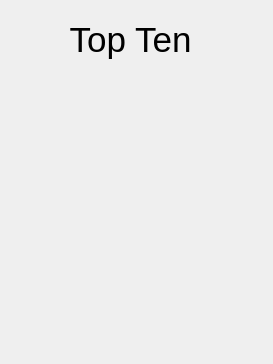
<?xml version="1.0" encoding="UTF-8"?>
<ui version="4.0">
 <class>TopTen</class>
 <widget class="QDialog" name="TopTen">
  <property name="geometry">
   <rect>
    <x>0</x>
    <y>0</y>
    <width>273</width>
    <height>364</height>
   </rect>
  </property>
  <property name="windowTitle">
   <string>Top Ten Scores</string>
  </property>
  <widget class="QLabel" name="label">
   <property name="geometry">
    <rect>
     <x>40</x>
     <y>20</y>
     <width>181</width>
     <height>41</height>
    </rect>
   </property>
   <property name="text">
    <string>&lt;!DOCTYPE HTML PUBLIC &quot;-//W3C//DTD HTML 4.0//EN&quot; &quot;http://www.w3.org/TR/REC-html40/strict.dtd&quot;&gt;
&lt;html&gt;&lt;head&gt;&lt;meta name=&quot;qrichtext&quot; content=&quot;1&quot; /&gt;&lt;style type=&quot;text/css&quot;&gt;
p, li { white-space: pre-wrap; }
&lt;/style&gt;&lt;/head&gt;&lt;body style=&quot; font-family:'Sans'; font-size:10pt; font-weight:400; font-style:normal;&quot;&gt;
&lt;p align=&quot;center&quot; style=&quot; margin-top:0px; margin-bottom:0px; margin-left:0px; margin-right:0px; -qt-block-indent:0; text-indent:0px;&quot;&gt;&lt;span style=&quot; font-size:26pt;&quot;&gt;Top Ten&lt;/span&gt;&lt;/p&gt;&lt;/body&gt;&lt;/html&gt;</string>
   </property>
  </widget>
  <widget class="QLabel" name="topTenList">
   <property name="geometry">
    <rect>
     <x>20</x>
     <y>70</y>
     <width>231</width>
     <height>271</height>
    </rect>
   </property>
   <property name="text">
    <string/>
   </property>
   <property name="alignment">
    <set>Qt::AlignLeading|Qt::AlignLeft|Qt::AlignTop</set>
   </property>
  </widget>
 </widget>
 <resources/>
 <connections/>
</ui>
